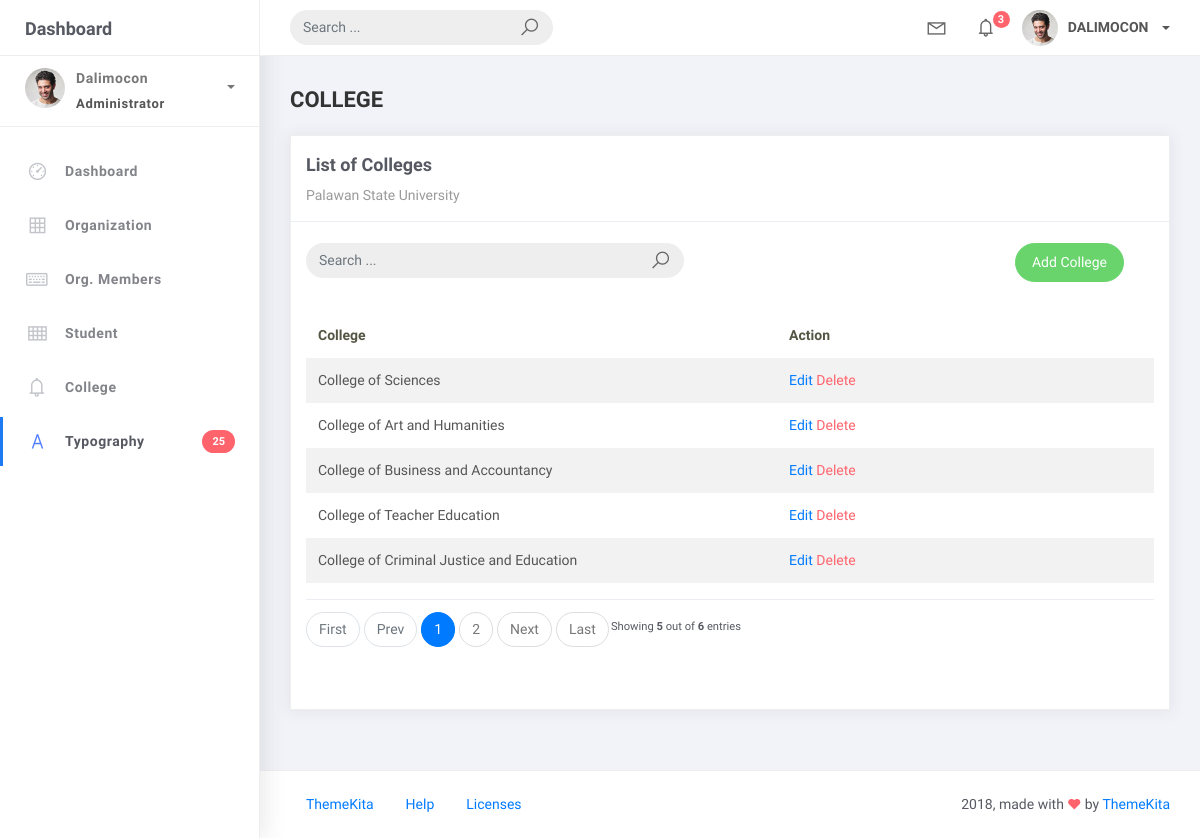
Page /college_list on the committed database.
### studentorg/models.py (models this page shows, shortened)
class BaseModel(models.Model):
    created_at = models.DateTimeField(auto_now_add=True, db_index=True)
    updated_at = models.DateTimeField(auto_now=True)
    class Meta:
        abstract = True

class College(BaseModel):
    college_name = models.CharField(max_length=150)

### studentorg/views.py (the view)
# urls.py: path('college_list', CollegeList.as_view(), name='college-list'),
class CollegeList(ListView):
    model = College
    context_object_name = 'college'
    template_name  = 'college_list.html'
    paginate_by = 5
    def get_context_data(self, **kwargs):
        context = super().get_context_data(**kwargs)
        context['college'] = College.objects.all()
        return context
    def get_queryset(self, *args, **kwargs):
         qs = super(CollegeList, self).get_queryset(*args, **kwargs)
         if self.request.GET.get("q") != None:
             query = self.request.GET.get('q')
             qs = qs = qs.filter(Q(college_name__icontains=query))
         return qs

### templates/college_list.html
{% extends 'base.html' %}
{% load static %}
{% block content %}
<div class="content">
    <div class="container-fluid">
        <h4 class="page-title">COLLEGE</h4>
        <div class="row">
            <div class="col-md-12">
                <div class="card">
                    <div class="card-header">
                        <div class="card-title">List of Colleges</div>
                        <div class="card-category">Palawan State University</div>
                    </div>
                    <br>
                    <div class="col-md-12 row">
                      <div class="col-md-6">
                        <form class="navbar-left navbar-form nav-search mr-md-3" action="{% url 'college-list' %}">
                          <div class="input-group">
                            <input type="text" placeholder="Search ..." class="form-control" name="q"/>
                            <div class="input-group-append">
                              <span class="input-group-text">
                                <i class="la la-search search-icon"></i>
                              </span>
                            </div>
                          </div>
                        </form>
                      </div>
                      <div class="col-md-6">
                        <div class="pull-right">
                          <a
                            href=""
                            class="btn btn-success btn-rounded"
                            >Add College</a
                          >
                        </div>
                      </div>
                    </div>
                    <div class="card-body">
                        <table class="table table-striped mt-3">
                            <thead>
                                <tr>
                                    <th>College</th>
                                    <th>Action</th>
                                </tr>
                            </thead>
                            <tbody>
                                {% for object in object_list %}
                                <tr>
                                    <td style="width: 25%">{{ object.college_name }}</td>
                                    <td style="width: 20%">
                                        <a href="{% url 'organization-update' object.pk %}">Edit</a>
                                        <a href="{% url 'organization-delete' object.pk %}" class="text-danger">Delete</a>
                                    </td>
                                </tr>
                                {% empty %}
                                <tr>
                                    <td colspan="4" style="text-align: center;">No Record Found!</td>
                                </tr>
                                {% endfor %}
                            </tbody>
                        </table>
                        {% include 'includes/pagination.html' %}
                    </div>
                </div>
            </div>
        </div>
    </div>
</div>
{% endblock %}

### rows in the picture
College: college_name "College of Sciences"
College: college_name "College of Art and Humanities"
College: college_name "College of Business and Accountancy"
College: college_name "College of Teacher Education"
College: college_name "College of Criminal Justice and Education"

### other values in the picture
{{ page_num }} "1"
{{ page_num }} "2"
{{ object_list.count }} "5"
{{ paginator.count }} "6"
